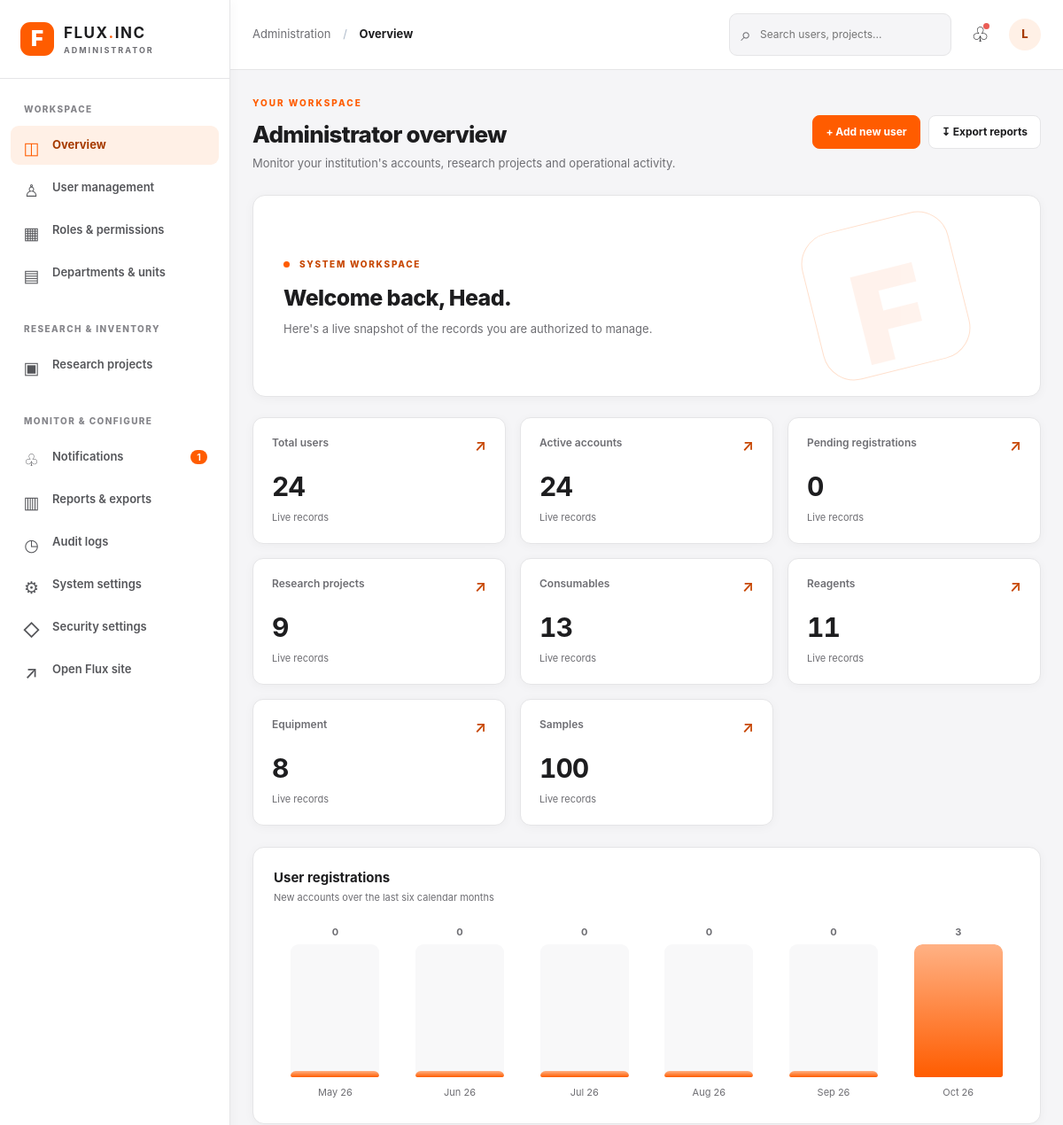
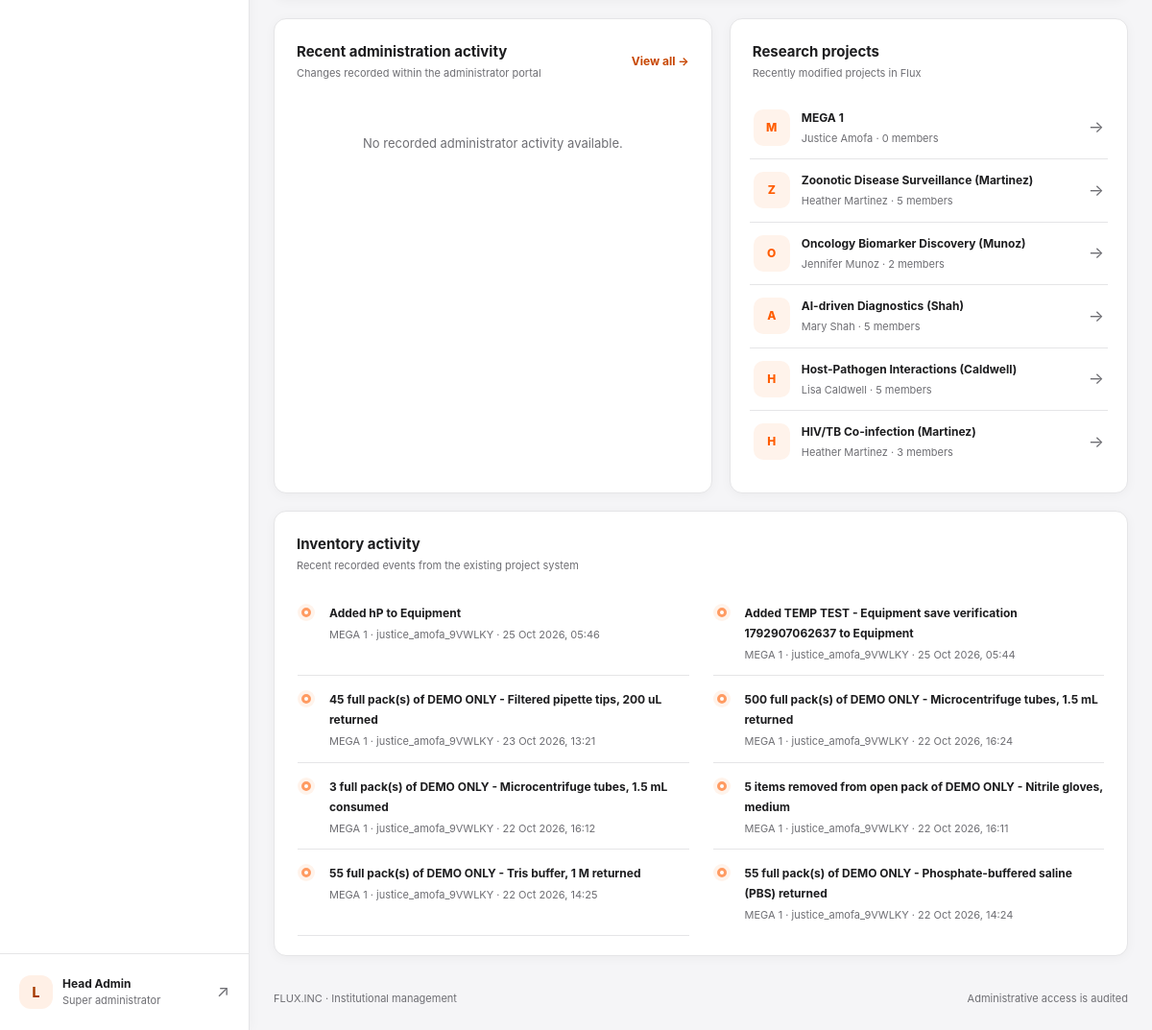
The app's page /control/ (signed in) with its own data (2 pictures, top to bottom).
### inventory/models.py (models this page shows, shortened)
class Project(models.Model):
    name = models.CharField(max_length=255, unique=True)
    project_manager = models.ForeignKey(
            User,
            on_delete=models.CASCADE,
            related_name='managed_projects',
            null=True,
            blank=True
    )
    project_editors = models.ManyToManyField(
            User,
            related_name='edited_projects',
            blank=True
    )
    project_members = models.ManyToManyField(
            User,
            related_name='member_projects',
            blank=True
    )
    created_at = models.DateTimeField(auto_now_add=True)
    updated_at = models.DateTimeField(auto_now=True)
    is_active = models.BooleanField(default=True)
    low_stock_morning_time = models.TimeField(default=time(6, 0))
    low_stock_evening_time = models.TimeField(default=time(19, 0))
    class Meta:
        ordering = ['name']
        verbose_name = 'Project'
        verbose_name_plural = 'Projects'

class Log(models.Model):
    id = models.CharField(
            primary_key=True,
            max_length=22,
            unique=True,
            default=generate_short_uuid,
            editable=False
    )
    project = models.ForeignKey(
            Project,
            on_delete=models.CASCADE,
            related_name='logs'
    )
    user = models.ForeignKey(
            User,
            on_delete=models.CASCADE,
            related_name='action_logs'
    )
    action = models.CharField(max_length=255)
    details = models.JSONField(default=dict, blank=True)
    timestamp = models.DateTimeField(auto_now_add=True)
    class Meta:
        ordering = ['-timestamp']
        verbose_name = 'Log Entry'
        verbose_name_plural = 'Log Entries'

### control/views.py (the view)
# urls.py: path('', views.overview, name='overview'),
@protected()
def overview(request):
    users_visible = has(request, 'auth.view_user')
    projects_visible = has(request, 'inventory.view_project')
    stats = []
    if users_visible:
        stats.extend([
            ('Total users', User.objects.count(), 'users'),
            ('Active accounts', User.objects.filter(is_active=True).count(), 'users'),
                    ])
    if has(request, 'inventory.view_userapplication'):
        stats.append(('Pending registrations', UserApplication.objects.filter(is_approved=False).count(), 'applications'))
    if projects_visible:
        stats.extend([
            ('Research projects', Project.objects.count(), 'projects'),
            ('Consumables', Consumable.objects.count(), 'projects'),
            ('Reagents', Reagent.objects.count(), 'projects'),
            ('Equipment', Equipment.objects.count(), 'projects'),
            ('Samples', Sample.objects.count(), 'projects'),
        ])
    recent_admin = list(AdminAudit.objects.select_related('actor')[:8]) if has(request, 'control.view_adminaudit') else []
    recent_project = list(Log.objects.select_related('user', 'project')[:8]) if projects_visible else []
    projects = Project.objects.select_related('project_manager').annotate(members_count=Count('project_members', distinct=True)).order_by('-updated_at')[:6] if projects_visible else []
    now = timezone.now()
    months = []
    if users_visible:
        for offset in range(5, -1, -1):
            year = now.year + (now.month - 1 - offset) // 12
            month = (now.month - 1 - offset) % 12 + 1
            count = User.objects.filter(date_joined__year=year, date_joined__month=month).count()
            months.append({'label': timezone.datetime(year, month, 1).strftime('%b %y'), 'value': count})
        biggest = max((item['value'] for item in months), default=0)
        for item in months:
            item['height'] = 0 if biggest == 0 else max(5, round(100 * item['value'] / biggest))
    pending = list(UserApplication.objects.filter(is_approved=False).order_by('-created_at')[:5]) if has(request, 'inventory.view_userapplication') else []
    return template(request, 'overview', page_title='Overview', stats=stats,
                    recent_admin=recent_admin, recent_project=recent_project,
                    recent_projects=projects,
                    show_users=users_visible, show_projects=projects_visible,
                    registration_months=months, pending_applications=pending)

### control/views.py (called while the page is built)
def protected(permission=None, superuser=False):
    def decorator(view):
        @wraps(view)
        def wrapper(request, *args, **kwargs):
            if not request.user.is_authenticated:
                return redirect(f"{reverse('login')}?next={request.path}")
            if not request.user.is_active or not request.user.is_staff:
                raise PermissionDenied('Administrator access only')
            if superuser and not request.user.is_superuser:
                raise PermissionDenied('Only a super-administrator can make this change')
            if permission and not request.user.has_perm(permission):
                raise PermissionDenied('You lack this administration permission')
            return view(request, *args, **kwargs)
        return wrapper
    return decorator

def template(request, view_name, **context):
    context['section'] = view_name
    context['page_title'] = context.get('page_title', view_name.replace('_', ' ').title())
    context['unread_count'] = AdminNotification.objects.filter(recipient=request.user, read_at__isnull=True).count()
    context['portal_name'] = PortalSettings.objects.filter(pk=1).values_list('institution_name', flat=True).first() or 'Flux.Inc'
    return render(request, f'control/{view_name}.html', context)

def has(request, permission):
    return request.user.has_perm(permission)

### inventory/context_processors.py (called while the page is built, shortened)
def admin_dashboard_projects(request):
    if (
        not request.path.startswith('/admin/')
        or not request.user.is_authenticated
        or not request.user.has_perm('inventory.view_project')
    ):
        return {'admin_dashboard_projects': ()}

### control/templates/control/overview.html (shortened to what this page needs)
{% extends 'control/base.html' %}{% block content %}
<div class="page-head"><div><span class="eyebrow">YOUR WORKSPACE</span><h1>Administrator overview</h1><p>Monitor your institution's accounts, research projects and operational activity.</p></div><div class="head-actions">{% if perms.auth.add_user %}<a href="{% url 'control:user_create' %}" class="button primary">+ Add new user</a>{% endif %}<a href="{% url 'control:reports' %}" class="button secondary">↧ Export reports</a></div></div>
<div class="welcome-banner"><div><span class="welcome-label"><span class="pulse"></span> SYSTEM WORKSPACE</span><h2>Welcome back, {{ request.user.first_name|default:request.user.username }}.</h2><p>Here's a live snapshot of the records you are authorized to manage.</p></div><div class="welcome-decoration" aria-hidden="true"><span>F</span></div></div>
<div class="stats-grid">{% for title,amount,url in stats %}<a href="{% if url == 'users' %}{% url 'control:users' %}{% elif url == 'applications' %}{% url 'admin:inventory_userapplication_changelist' %}{% elif url == 'projects' %}{% url 'admin:inventory_project_changelist' %}{% endif %}" class="stat-card"><span class="stat-header">{{ title }} <span class="stat-arrow">↗</span></span><strong>{{ amount }}</strong><span class="stat-sub">Live records</span></a>{% empty %}<div class="empty-block">No dashboard metrics available under your assigned permissions.</div>{% endfor %}</div>
{% if registration_months %}<section class="panel chart-panel"><div class="panel-head"><div><h2>User registrations</h2><p>New accounts over the last six calendar months</p></div></div><div class="chart-area">{% for month in registration_months %}<div class="bar-unit"><span class="bar-value">{{ month.value }}</span><div class="bar-track"><div class="bar-fill" style="height:{{ month.height }}%" aria-label="{{ month.label }}: {{ month.value }} registrations"></div></div><span class="bar-label">{{ month.label }}</span></div>{% endfor %}</div></section>{% endif %}
<div class="two-columns"><section class="panel"><div class="panel-head"><div><h2>Recent administration activity</h2><p>Changes recorded within the administrator portal</p></div>{% if perms.control.view_adminaudit %}<a class="inline-link" href="{% url 'control:audit' %}">View all →</a>{% endif %}</div><div class="activity-feed">{% for action in recent_admin %}<div class="activity-item"><span class="timeline-mark"></span><div><strong>{{ action.summary }}</strong><p>{{ action.actor.username|default:'Deleted user' }} · {{ action.happened_at|date:'d M Y, H:i' }}</p></div></div>{% empty %}<div class="empty-state">No recorded administrator activity available.</div>{% endfor %}</div></section>
<section class="panel"><div class="panel-head"><div><h2>Research projects</h2><p>Recently modified projects in Flux</p></div></div><div class="project-feed">{% for project in recent_projects %}<a class="project-row" href="{% url 'admin:inventory_project_changelist' %}"><span class="project-monogram">{{ project.name|slice:':1'|upper }}</span><span class="project-text"><strong>{{ project.name }}</strong><small>{% if project.project_manager %}{{ project.project_manager.get_full_name|default:project.project_manager.username }}{% else %}No manager assigned{% endif %} · {{ project.members_count }} members</small></span><span class="row-chevron">→</span></a>{% empty %}<div class="empty-state">No projects available.</div>{% endfor %}</div></section></div>
{% if recent_project %}<section class="panel lower-panel"><div class="panel-head"><div><h2>Inventory activity</h2><p>Recent recorded events from the existing project system</p></div></div><div class="activity-feed compact">{% for entry in recent_project %}<div class="activity-item"><span class="timeline-mark"></span><div><strong>{{ entry.action }}</strong><p>{{ entry.project.name }} · {{ entry.user.username }} · {{ entry.timestamp|date:'d M Y, H:i' }}</p></div></div>{% endfor %}</div></section>{% endif %}
{% endblock %}

### control/templates/control/base.html (shortened to what this page needs)
{% load static %}<!doctype html>
<html lang="en">
<head>
<link rel="icon" href="{% static 'images/Icon.png' %}"><link rel="stylesheet" href="{% static 'control/portal.css' %}?v=3"><link rel="stylesheet" href="{% static 'control/portal_refined.css' %}?v=1">
</head>
<body>
<div class="app-frame">
<aside class="sidebar" id="navigation" aria-label="Administration navigation">
 <div class="brand"><a href="{% url 'control:overview' %}" aria-label="Flux admin home"><span class="brand-icon">F</span><span><strong>FLUX<span class="brand-dot">.</span>INC</strong><small>ADMINISTRATOR</small></span></a><button type="button" id="sidebar-close" aria-label="Close navigation">✕</button></div>
 <nav class="side-links">
 <span class="nav-label">WORKSPACE</span>
 <a class="nav-link {% if section == 'overview' %}selected{% endif %}" href="{% url 'control:overview' %}"><span class="nav-icon">◫</span> Overview</a>
 {% if perms.auth.view_user %}<a class="nav-link " href="{% url 'control:users' %}"><span class="nav-icon">♙</span> User management</a>{% endif %}
 {% if perms.auth.view_group %}<a class="nav-link {% if section == 'roles' or section == 'role_form' %}selected{% endif %}" href="{% url 'control:roles' %}"><span class="nav-icon">▦</span> Roles & permissions</a>{% endif %}
 {% if perms.control.view_department %}<a class="nav-link " href="{% url 'control:departments' %}"><span class="nav-icon">▤</span> Departments & units</a>{% endif %}
 {% if perms.inventory.view_project %}<span class="nav-label spaced">RESEARCH & INVENTORY</span><a class="nav-link" href="{% url 'admin:inventory_project_changelist' %}"><span class="nav-icon">▣</span> Research projects</a>{% endif %}
 <span class="nav-label spaced">MONITOR & CONFIGURE</span>
 <a class="nav-link {% if section == 'notifications' %}selected{% endif %}" href="{% url 'control:notifications' %}"><span class="nav-icon">♧</span> Notifications{% if unread_count %}<span class="nav-count">{{ unread_count }}</span>{% endif %}</a>
 <a class="nav-link {% if section == 'reports' %}selected{% endif %}" href="{% url 'control:reports' %}"><span class="nav-icon">▥</span> Reports & exports</a>
 {% if perms.control.view_adminaudit %}<a class="nav-link {% if section == 'audit_logs' %}selected{% endif %}" href="{% url 'control:audit' %}"><span class="nav-icon">◷</span> Audit logs</a>{% endif %}
 {% if perms.control.view_portalsettings %}<a class="nav-link {% if section == 'settings' %}selected{% endif %}" href="{% url 'control:settings' %}"><span class="nav-icon">⚙</span> System settings</a>{% endif %}
 {% if request.user.is_superuser %}<a class="nav-link {% if section == 'security' %}selected{% endif %}" href="{% url 'control:security' %}"><span class="nav-icon">◇</span> Security settings</a>{% endif %}
 <a class="nav-link" href="{% url 'home' %}"><span class="nav-icon">↗</span> Open Flux site</a>
 </nav>
 <div class="sidebar-foot"><div class="sidebar-avatar">{{ request.user.username|first|upper }}</div><div class="sidebar-identity"><strong>{{ request.user.get_full_name|default:request.user.username|truncatechars:25 }}</strong><small>{% if request.user.is_superuser %}Super administrator{% else %}Administrator{% endif %}</small></div><a href="{% url 'control:profile' %}" class="sidebar-profile" title="Profile" aria-label="My profile">↗</a></div>
</aside>
<div class="workspace"><header class="topbar">
<div class="topbar-left"><span class="breadcrumb">Administration <span>/</span> <strong>{{ page_title }}</strong></span></div>
<div class="topbar-right"><form class="global-search" action="{% url 'control:search' %}" method="get" role="search"><label class="sr-only" for="global-q">Search administrators records</label><span>⌕</span><input id="global-q" name="q" placeholder="Search users, projects..." value="{{ query|default:'' }}"></form><a class="icon-button notification-button" href="{% url 'control:notifications' %}" aria-label="Notifications">♧{% if unread_count %}<i></i>{% endif %}</a><a class="top-avatar" href="{% url 'control:profile' %}" aria-label="Open profile">{{ request.user.username|first|upper }}</a></div>
</header>
<main id="main" class="main-area" tabindex="-1">
 {% block content %}{% endblock %}
 <footer class="main-footer"><span>FLUX.INC · Institutional management</span><span>Administrative access is audited</span></footer>
</main></div></div><div id="screen-shade" class="screen-shade"></div>
</body></html>

### control/static/control/portal_refined.css (style rules this page uses)
:root { color-scheme: light; --bg: #f5f5f7; --panel: #fff; --fg: #1d1d1f; --muted: #6e6e73; --border: #e5e5e7; --nav: #fff; --nav-text: #55565a; --accent: #ff5c00; --accent-hover: #c74600; --accent-pale: #fff3eb; --hover: #f8f8f9; --success: #1b7f4b; --success-pale: #e8f8f0; --danger: #b42318; --shadow: 0 2px 12px rgb(20 24 32 / 4%); }
html, body { color-scheme: light; background: var(--bg); color: var(--fg); }
.sidebar { color: var(--fg); background: #fff; border-right: 1px solid var(--border); box-shadow: 2px 0 12px rgb(20 24 32 / 3%); }
.brand { border-bottom-color: var(--border); }
.brand-icon { background: var(--accent); box-shadow: none; }
.brand-dot { color: var(--accent); }
.brand small, .sidebar-identity small { color: var(--muted); }
.nav-label { color: #85858a; }
.nav-link { color: var(--nav-text); }
.nav-link.selected { color: #a63b00; background: #fff0e6; }
.nav-link.selected .nav-icon { color: var(--accent); }
.nav-count { background: var(--accent); }
.sidebar-foot { border-top-color: var(--border); }
.sidebar-profile { color: var(--muted); }
.sidebar-avatar, .top-avatar, .mini-avatar, .large-avatar { color: #a63b00; background: #fff0e6; }
.topbar { background: #fff; border-bottom-color: var(--border); }
.welcome-banner { min-height: 150px; color: var(--fg); background: #fff; border: 1px solid var(--border); border-radius: 14px; box-shadow: var(--shadow); }
.welcome-label { color: var(--accent-hover); }
.pulse { background: var(--accent); }
.welcome-banner h2 { color: var(--fg); }
.welcome-banner p { color: var(--muted); }
.welcome-decoration { border-color: #ffe0cd; }
.welcome-decoration span { color: var(--accent); opacity: .07; }
.button.primary { color: #fff; background: var(--accent); border-color: var(--accent); }
.button.secondary { color: var(--fg); background: #fff; border-color: var(--border); }
.stat-card, .panel, .form-panel, .detail-panel, .role-card, .report-item { background: #fff; border-color: var(--border); box-shadow: var(--shadow); }
.stat-arrow, .inline-link, .attention-row > span:last-child { color: var(--accent-hover); }
.timeline-mark { border-color: #ff9b62; box-shadow: 0 0 0 4px var(--accent-pale); }
.bar-fill { background: linear-gradient(180deg, #ffb184, var(--accent)); }

### records on screen
Project: name "M", name "MEGA 1", project_manager.get_full_name "Justice Amofa", members_count "0"
Project: name "Z", name "Zoonotic Disease Surveillance (Martinez)", project_manager.get_full_name "Heather Martinez", members_count "5"
Project: name "O", name "Oncology Biomarker Discovery (Munoz)", project_manager.get_full_name "Jennifer Munoz", members_count "2"
Project: name "A", name "AI-driven Diagnostics (Shah)", project_manager.get_full_name "Mary Shah", members_count "5"
Project: name "H", name "Host-Pathogen Interactions (Caldwell)", project_manager.get_full_name "Lisa Caldwell", members_count "5"
Project: name "H", name "HIV/TB Co-infection (Martinez)", project_manager.get_full_name "Heather Martinez", members_count "3"
Log: action "Added hP to Equipment", project.name "MEGA 1", user.username "justice_amofa_9VWLKY", timestamp "25 Oct 2026, 05:46"
Log: action "Added TEMP TEST - Equipment save verification 1792907062637 to Equipment", project.name "MEGA 1", user.username "justice_amofa_9VWLKY", timestamp "25 Oct 2026, 05:44"
Log: action "45 full pack(s) of DEMO ONLY - Filtered pipette tips, 200 uL returned", project.name "MEGA 1", user.username "justice_amofa_9VWLKY", timestamp "23 Oct 2026, 13:21"
Log: action "500 full pack(s) of DEMO ONLY - Microcentrifuge tubes, 1.5 mL returned", project.name "MEGA 1", user.username "justice_amofa_9VWLKY", timestamp "22 Oct 2026, 16:24"
Log: action "3 full pack(s) of DEMO ONLY - Microcentrifuge tubes, 1.5 mL consumed", project.name "MEGA 1", user.username "justice_amofa_9VWLKY", timestamp "22 Oct 2026, 16:12"
Log: action "5 items removed from open pack of DEMO ONLY - Nitrile gloves, medium", project.name "MEGA 1", user.username "justice_amofa_9VWLKY", timestamp "22 Oct 2026, 16:11"
Log: action "55 full pack(s) of DEMO ONLY - Tris buffer, 1 M returned", project.name "MEGA 1", user.username "justice_amofa_9VWLKY", timestamp "22 Oct 2026, 14:25"
Log: action "55 full pack(s) of DEMO ONLY - Phosphate-buffered saline (PBS) returned", project.name "MEGA 1", user.username "justice_amofa_9VWLKY", timestamp "22 Oct 2026, 14:24"

### other values on screen
{{ unread_count }} "1"
{{ request.user.username|first|upper }} "L"
{{ page_title }} "Overview"
{{ request.user.first_name|default:request.user.username }} "Head"
{{ title }} "Total users" "Active accounts" "Pending registrations" "Research projects" "Consumables" "Reagents" "Equipment" "Samples"
{{ amount }} "24" "24" "0" "9" "13" "11" "8" "100"
